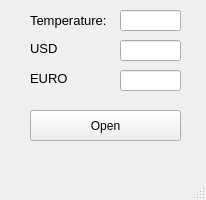
<?xml version="1.0" encoding="UTF-8"?>
<ui version="4.0">
 <class>MainWindow</class>
 <widget class="QMainWindow" name="MainWindow">
  <property name="geometry">
   <rect>
    <x>0</x>
    <y>0</y>
    <width>206</width>
    <height>200</height>
   </rect>
  </property>
  <property name="windowTitle">
   <string>3_2</string>
  </property>
  <widget class="QWidget" name="centralwidget">
   <widget class="QPushButton" name="pushButton_open">
    <property name="geometry">
     <rect>
      <x>30</x>
      <y>110</y>
      <width>151</width>
      <height>31</height>
     </rect>
    </property>
    <property name="text">
     <string>Open</string>
    </property>
   </widget>
   <widget class="QLabel" name="label">
    <property name="geometry">
     <rect>
      <x>30</x>
      <y>10</y>
      <width>81</width>
      <height>21</height>
     </rect>
    </property>
    <property name="font">
     <font>
      <pointsize>10</pointsize>
     </font>
    </property>
    <property name="text">
     <string>Temperature:</string>
    </property>
   </widget>
   <widget class="QLineEdit" name="lineEdit_t">
    <property name="geometry">
     <rect>
      <x>120</x>
      <y>10</y>
      <width>61</width>
      <height>21</height>
     </rect>
    </property>
   </widget>
   <widget class="QLabel" name="label_2">
    <property name="geometry">
     <rect>
      <x>30</x>
      <y>40</y>
      <width>81</width>
      <height>16</height>
     </rect>
    </property>
    <property name="font">
     <font>
      <pointsize>10</pointsize>
     </font>
    </property>
    <property name="text">
     <string>USD</string>
    </property>
   </widget>
   <widget class="QLineEdit" name="lineEdit_usd">
    <property name="geometry">
     <rect>
      <x>120</x>
      <y>40</y>
      <width>61</width>
      <height>21</height>
     </rect>
    </property>
   </widget>
   <widget class="QLabel" name="label_3">
    <property name="geometry">
     <rect>
      <x>30</x>
      <y>70</y>
      <width>49</width>
      <height>16</height>
     </rect>
    </property>
    <property name="font">
     <font>
      <pointsize>10</pointsize>
     </font>
    </property>
    <property name="text">
     <string>EURO</string>
    </property>
   </widget>
   <widget class="QLineEdit" name="lineEdit_euro">
    <property name="geometry">
     <rect>
      <x>120</x>
      <y>70</y>
      <width>61</width>
      <height>21</height>
     </rect>
    </property>
   </widget>
  </widget>
  <widget class="QMenuBar" name="menubar">
   <property name="geometry">
    <rect>
     <x>0</x>
     <y>0</y>
     <width>206</width>
     <height>21</height>
    </rect>
   </property>
  </widget>
  <widget class="QStatusBar" name="statusbar"/>
 </widget>
 <resources/>
 <connections/>
</ui>
